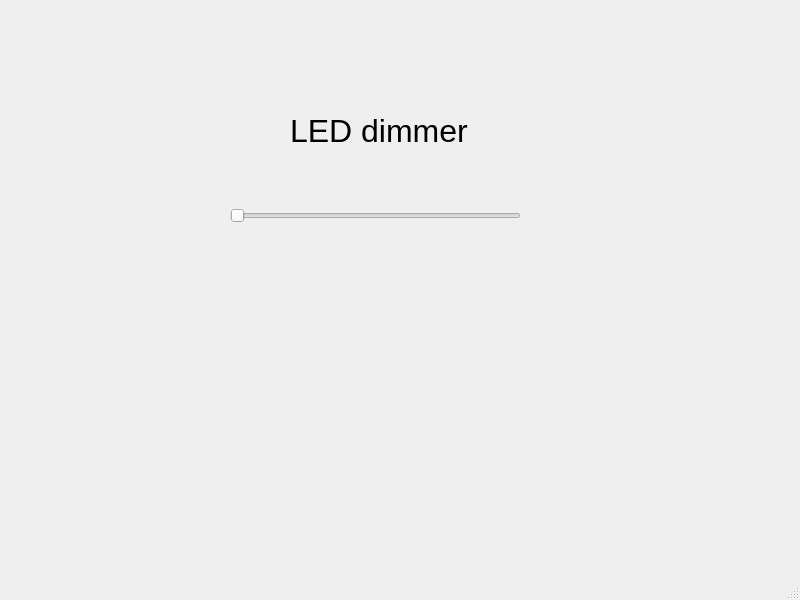
<?xml version="1.0" encoding="UTF-8"?>
<ui version="4.0">
 <class>sliderDimmer</class>
 <widget class="QMainWindow" name="sliderDimmer">
  <property name="geometry">
   <rect>
    <x>0</x>
    <y>0</y>
    <width>800</width>
    <height>600</height>
   </rect>
  </property>
  <property name="windowTitle">
   <string>sliderDimmer</string>
  </property>
  <widget class="QWidget" name="centralwidget">
   <widget class="QSlider" name="horizontalSlider">
    <property name="geometry">
     <rect>
      <x>230</x>
      <y>180</y>
      <width>291</width>
      <height>71</height>
     </rect>
    </property>
    <property name="maximum">
     <number>100</number>
    </property>
    <property name="orientation">
     <enum>Qt::Horizontal</enum>
    </property>
   </widget>
   <widget class="QLabel" name="label">
    <property name="geometry">
     <rect>
      <x>290</x>
      <y>100</y>
      <width>221</width>
      <height>61</height>
     </rect>
    </property>
    <property name="font">
     <font>
      <pointsize>24</pointsize>
     </font>
    </property>
    <property name="text">
     <string>LED dimmer</string>
    </property>
   </widget>
  </widget>
  <widget class="QMenuBar" name="menubar">
   <property name="geometry">
    <rect>
     <x>0</x>
     <y>0</y>
     <width>800</width>
     <height>33</height>
    </rect>
   </property>
  </widget>
  <widget class="QStatusBar" name="statusbar"/>
 </widget>
 <resources/>
 <connections/>
</ui>
